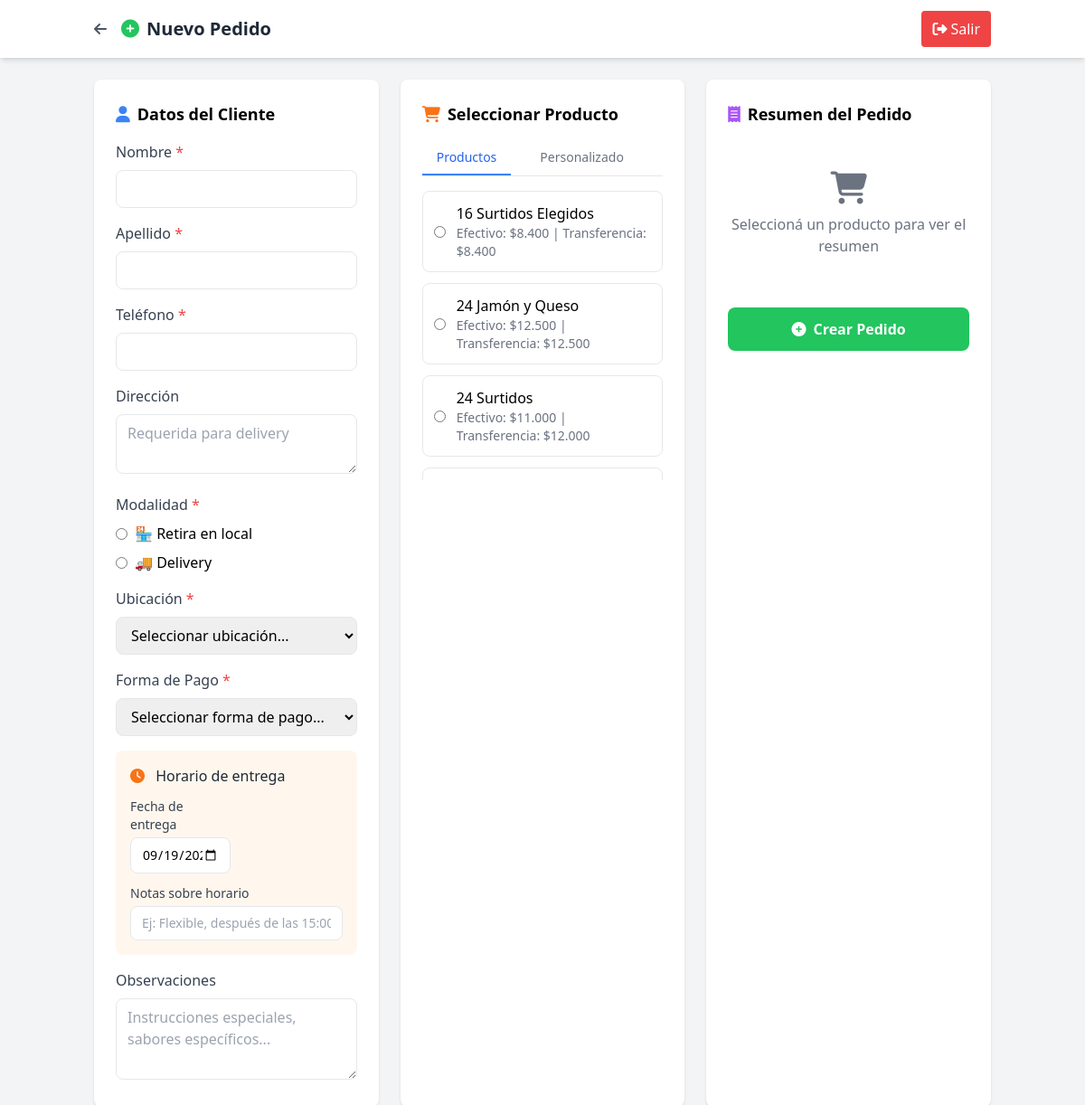
The app's page /admin/modules/pedidos/crear_pedido.php (signed in) with its own data.
### tables this page shows
CREATE TABLE `productos` (
  `id` int(11) NOT NULL,
  `nombre` varchar(100) NOT NULL,
  `precio_efectivo` decimal(10,2) NOT NULL,
  `precio_transferencia` decimal(10,2) NOT NULL,
  `activo` tinyint(1) DEFAULT 1,
  `categoria` varchar(50) DEFAULT 'Standard',
  `descripcion` text DEFAULT NULL,
  `imagen_url` varchar(255) DEFAULT NULL,
  `orden_mostrar` int(11) DEFAULT 0,
  `updated_by` varchar(100) DEFAULT NULL,
  `created_at` timestamp NULL DEFAULT current_timestamp(),
  `updated_at` timestamp NULL DEFAULT current_timestamp() ON UPDATE current_timestamp()
);

### admin/config.php (called while the page is built, shortened)
<?php
function formatPrice($price) {
    return '$' . number_format($price, 0, ',', '.');
}
?>

### admin/modules/pedidos/crear_pedido.php (the view, shortened to what this page needs)
<?php
require_once '../../config.php';
$pdo = getConnection();
$productos = $pdo->query("SELECT * FROM productos WHERE activo = 1 ORDER BY nombre")->fetchAll();
$cliente_seleccionado = null;
?>
<!DOCTYPE html>
<html lang="es">
<head>
    <script src="https://cdn.tailwindcss.com"></script>
    <link rel="stylesheet" href="https://cdnjs.cloudflare.com/ajax/libs/font-awesome/6.4.0/css/all.min.css">
</head>
<body class="bg-gray-100">
    <header class="bg-white shadow-md">
        <div class="container mx-auto px-4 py-3 flex justify-between items-center">
            <div class="flex items-center">
                <a href="../../" class="text-gray-600 hover:text-gray-800 mr-4">
                    <i class="fas fa-arrow-left"></i>
                </a>
                <h1 class="text-xl font-bold text-gray-800">
                    <i class="fas fa-plus-circle text-green-500 mr-2"></i>Nuevo Pedido
                </h1>
            </div>
            <a href="../../logout.php" class="bg-red-500 hover:bg-red-600 text-white px-3 py-2 rounded">
                <i class="fas fa-sign-out-alt mr-1"></i>Salir
            </a>
        </div>
    </header>
    <main class="container mx-auto px-4 py-6">
        <form method="POST" id="pedidoForm">
            <div class="grid grid-cols-1 lg:grid-cols-3 gap-6">
                <div class="bg-white rounded-lg shadow p-6">
                    <h3 class="text-lg font-semibold mb-4">
                        <i class="fas fa-user text-blue-500 mr-2"></i>Datos del Cliente
                    </h3>
                    <div class="space-y-4">
                        <div>
                            <label class="block text-gray-700 mb-2 font-medium">Nombre <span class="text-red-500">*</span></label>
                            <input type="text" name="nombre" value="<?= $cliente_seleccionado['nombre'] ?? htmlspecialchars($_POST['nombre'] ?? '') ?>"
                                   required maxlength="100" class="w-full px-3 py-2 border rounded-lg focus:ring-2 focus:ring-green-500">
                        </div>
                        <div>
                            <label class="block text-gray-700 mb-2 font-medium">Apellido <span class="text-red-500">*</span></label>
                            <input type="text" name="apellido" value="<?= $cliente_seleccionado['apellido'] ?? htmlspecialchars($_POST['apellido'] ?? '') ?>"
                                   required maxlength="100" class="w-full px-3 py-2 border rounded-lg focus:ring-2 focus:ring-green-500">
                        </div>
                        <div>
                            <label class="block text-gray-700 mb-2 font-medium">Teléfono <span class="text-red-500">*</span></label>
                            <input type="tel" name="telefono" value="<?= $cliente_seleccionado['telefono'] ?? htmlspecialchars($_POST['telefono'] ?? '') ?>"
                                   required maxlength="20" class="w-full px-3 py-2 border rounded-lg focus:ring-2 focus:ring-green-500">
                        </div>
                        <div>
                            <label class="block text-gray-700 mb-2 font-medium">Dirección</label>
                            <textarea name="direccion" rows="2" class="w-full px-3 py-2 border rounded-lg focus:ring-2 focus:ring-green-500"
                                      placeholder="Requerida para delivery"><?= $cliente_seleccionado['direccion'] ?? htmlspecialchars($_POST['direccion'] ?? '') ?></textarea>
                        </div>
                        <div>
                            <label class="block text-gray-700 mb-2 font-medium">Modalidad <span class="text-red-500">*</span></label>
                            <div class="space-y-2">
                                <label class="flex items-center">
                                    <input type="radio" name="modalidad" value="Retira" required class="mr-2"
                                           <?= (isset($_POST['modalidad']) && $_POST['modalidad'] === 'Retira') ? 'checked' : '' ?>>
                                    <span>🏪 Retira en local</span>
                                </label>
                                <label class="flex items-center">
                                    <input type="radio" name="modalidad" value="Delivery" required class="mr-2"
                                           <?= (isset($_POST['modalidad']) && $_POST['modalidad'] === 'Delivery') ? 'checked' : '' ?>>
                                    <span>🚚 Delivery</span>
                                </label>
                            </div>
                        </div>
                        <div>
                            <label class="block text-gray-700 mb-2 font-medium">Ubicación <span class="text-red-500">*</span></label>
                            <select name="ubicacion" required class="w-full px-3 py-2 border rounded-lg focus:ring-2 focus:ring-green-500">
                                <option value="">Seleccionar ubicación...</option>
                            </select>
                        </div>
                        <div>
                            <label class="block text-gray-700 mb-2 font-medium">Forma de Pago <span class="text-red-500">*</span></label>
                            <select name="forma_pago" required class="w-full px-3 py-2 border rounded-lg focus:ring-2 focus:ring-green-500">
                                <option value="">Seleccionar forma de pago...</option>
                            </select>
                        </div>
                        <div class="bg-orange-50 p-4 rounded-lg">
                            <h4 class="font-medium text-gray-800 mb-3">
                                <i class="fas fa-clock text-orange-500 mr-2"></i>
                                Horario de entrega
                            </h4>
                            <div class="grid grid-cols-1 md:grid-cols-2 gap-3">
                                <div>
                                    <label class="block text-sm text-gray-700 mb-1">Fecha de entrega</label>
                                    <input type="date" name="fecha_entrega"
                                           value="<?= $_POST['fecha_entrega'] ?? date('Y-m-d') ?>"
                                           min="<?= date('Y-m-d') ?>"
                                           class="w-full px-3 py-2 border rounded-lg text-sm focus:ring-2 focus:ring-orange-500">
                                </div>
                            </div>
                            <div class="mt-3">
                                <label class="block text-sm text-gray-700 mb-1">Notas sobre horario</label>
                                <input type="text" name="notas_horario_adicional"
                                       placeholder="Ej: Flexible, después de las 15:00, urgente..."
                                       class="w-full px-3 py-2 border rounded-lg text-sm focus:ring-2 focus:ring-orange-500">
                            </div>
                        </div>
                        <div>
                            <label class="block text-gray-700 mb-2 font-medium">Observaciones</label>
                            <textarea name="observaciones" rows="3" class="w-full px-3 py-2 border rounded-lg focus:ring-2 focus:ring-green-500"
                                      placeholder="Instrucciones especiales, sabores específicos..."><?= htmlspecialchars($_POST['observaciones'] ?? '') ?></textarea>
                        </div>
                    </div>
                </div>
                <div class="bg-white rounded-lg shadow p-6">
                    <h3 class="text-lg font-semibold mb-4">
                        <i class="fas fa-shopping-cart text-orange-500 mr-2"></i>Seleccionar Producto
                    </h3>
                    <div class="border-b mb-4">
                        <nav class="flex space-x-4">
                            <div class="tab-btn py-2 px-4 border-b-2 font-medium text-sm active cursor-pointer border-blue-500 text-blue-600"
                                    id="tab-predefinido" onclick="showTab('predefinido')">
                                Productos
                            </div>
                            <div class="tab-btn py-2 px-4 border-b-2 font-medium text-sm cursor-pointer border-transparent text-gray-500 hover:text-blue-600"
                                    id="tab-personalizado" onclick="showTab('personalizado')">
                                Personalizado
                            </div>
                        </nav>
                    </div>
                    <div id="content-predefinido" class="tab-content">
                        <div class="space-y-3 max-h-80 overflow-y-auto">
                            <?php foreach ($productos as $prod): ?>
                                <label class="flex items-center p-3 border rounded-lg hover:bg-gray-50 cursor-pointer">
                                    <input type="radio" name="producto_id" value="<?= $prod['id'] ?>"
                                           class="mr-3" onchange="selectProduct(<?= $prod['id'] ?>, '<?= htmlspecialchars($prod['nombre']) ?>', <?= $prod['precio_efectivo'] ?>, <?= $prod['precio_transferencia'] ?>)">
                                    <div class="flex-1">
                                        <div class="font-medium"><?= htmlspecialchars($prod['nombre']) ?></div>
                                        <div class="text-sm text-gray-500">
                                            Efectivo: <?= formatPrice($prod['precio_efectivo']) ?> |
                                            Transferencia: <?= formatPrice($prod['precio_transferencia']) ?>
                                        </div>
                                    </div>
                                </label>
                            <?php endforeach; ?>
                        </div>
                    </div>
                </div>
                <div class="bg-white rounded-lg shadow p-6">
                    <h3 class="text-lg font-semibold mb-4">
                        <i class="fas fa-receipt text-purple-500 mr-2"></i>Resumen del Pedido
                    </h3>
                    <div id="resumen-pedido" class="space-y-3">
                    </div>
                    <div class="mt-6">
                        <button type="submit" class="w-full bg-green-500 hover:bg-green-600 text-white py-3 px-4 rounded-lg font-semibold">
                            <i class="fas fa-plus-circle mr-2"></i>Crear Pedido
                        </button>
                    </div>
                </div>
            </div>
        </form>
    </main>
</body>
</html>

### records on screen
productos: nombre "16 Surtidos Elegidos", precio_efectivo "$8.400", precio_transferencia "$8.400"
productos: nombre "24 Jamón y Queso", precio_efectivo "$12.500", precio_transferencia "$12.500"
productos: nombre "24 Surtidos", precio_efectivo "$11.000", precio_transferencia "$12.000"
